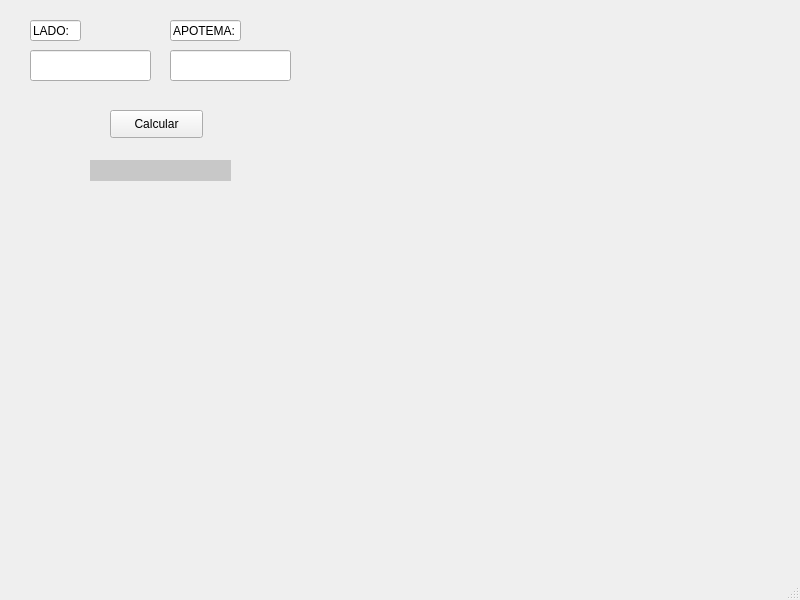
<?xml version="1.0" encoding="UTF-8"?>
<ui version="4.0">
 <class>MainWindow</class>
 <widget class="QMainWindow" name="MainWindow">
  <property name="geometry">
   <rect>
    <x>0</x>
    <y>0</y>
    <width>800</width>
    <height>600</height>
   </rect>
  </property>
  <property name="windowTitle">
   <string>MainWindow</string>
  </property>
  <widget class="QWidget" name="centralwidget">
   <widget class="QLineEdit" name="inputLado">
    <property name="geometry">
     <rect>
      <x>30</x>
      <y>50</y>
      <width>121</width>
      <height>31</height>
     </rect>
    </property>
   </widget>
   <widget class="QLineEdit" name="inputApotema">
    <property name="geometry">
     <rect>
      <x>170</x>
      <y>50</y>
      <width>121</width>
      <height>31</height>
     </rect>
    </property>
   </widget>
   <widget class="QPushButton" name="btnCalcular">
    <property name="geometry">
     <rect>
      <x>110</x>
      <y>110</y>
      <width>93</width>
      <height>28</height>
     </rect>
    </property>
    <property name="text">
     <string>Calcular</string>
    </property>
   </widget>
   <widget class="QLabel" name="labelResultado">
    <property name="geometry">
     <rect>
      <x>90</x>
      <y>160</y>
      <width>141</width>
      <height>21</height>
     </rect>
    </property>
    <property name="styleSheet">
     <string notr="true">background-color: rgb(200, 200, 200);</string>
    </property>
    <property name="text">
     <string/>
    </property>
   </widget>
   <widget class="QLineEdit" name="gdfdfbg">
    <property name="geometry">
     <rect>
      <x>30</x>
      <y>20</y>
      <width>51</width>
      <height>21</height>
     </rect>
    </property>
    <property name="text">
     <string>LADO:</string>
    </property>
   </widget>
   <widget class="QLineEdit" name="vzcvnb">
    <property name="geometry">
     <rect>
      <x>170</x>
      <y>20</y>
      <width>71</width>
      <height>21</height>
     </rect>
    </property>
    <property name="text">
     <string>APOTEMA:</string>
    </property>
   </widget>
  </widget>
  <widget class="QMenuBar" name="menubar">
   <property name="geometry">
    <rect>
     <x>0</x>
     <y>0</y>
     <width>800</width>
     <height>26</height>
    </rect>
   </property>
  </widget>
  <widget class="QStatusBar" name="statusbar"/>
 </widget>
 <resources/>
 <connections/>
</ui>
